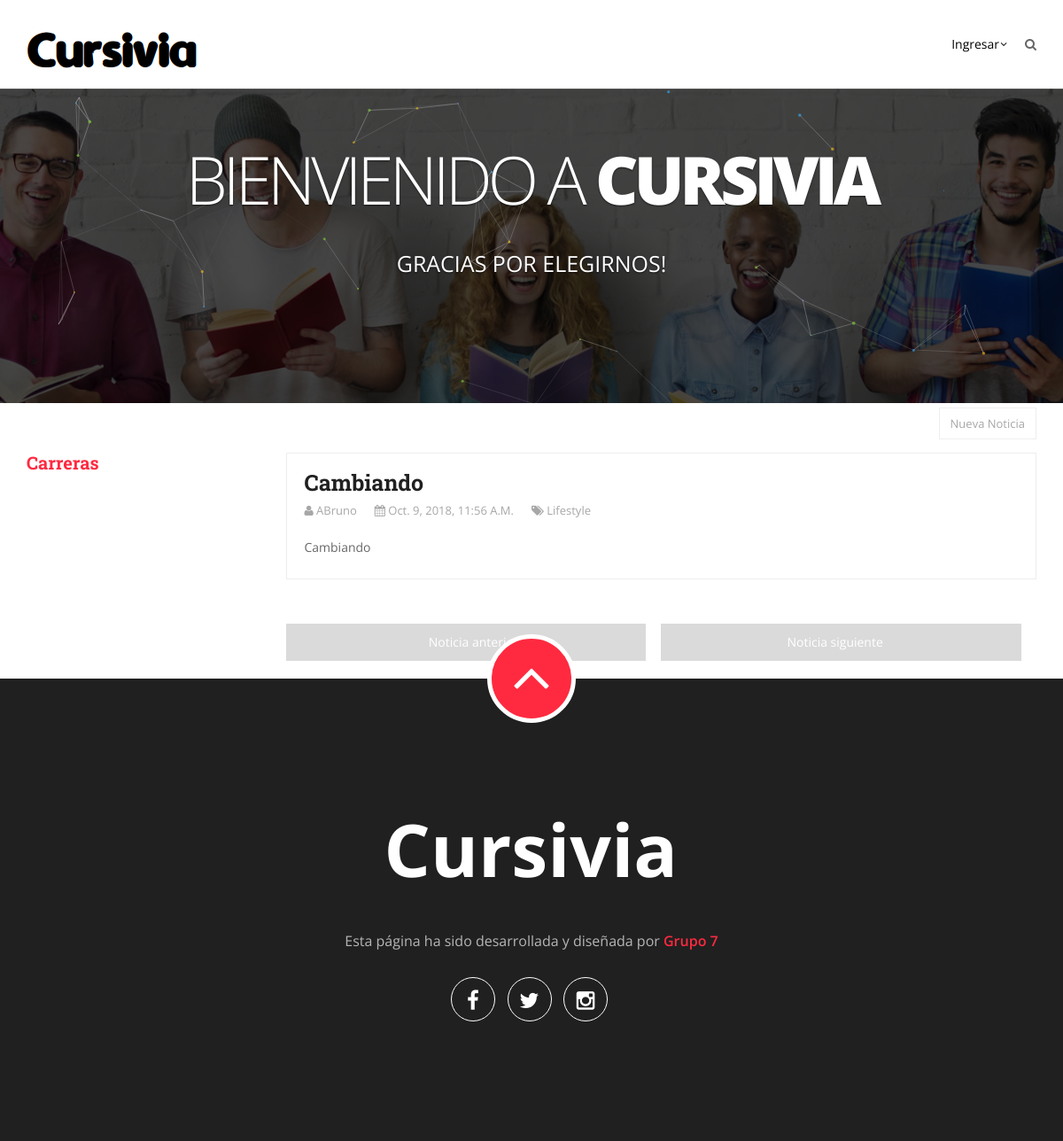
The app's page /home/noticiaD/22 with its own data.
### home/models.py (models this page shows, shortened)
class Publicacion(models.Model):
    estadosCargados = (
        ('p', 'Publicado'),
        ('b', 'Borrador'),
        ('d', 'Denunciado'),
        ('e', 'Eliminado'),
    )
    alcances = (
        ('g', 'Global'),
        ('e', 'Expecifico'),
    )
    tipoPublicacion = (
        ('n', 'Noticia'),
        ('d', 'Documentacion'),
    )
    materia = models.ForeignKey(Materia, on_delete=models.CASCADE, null=True, blank=True, default='')
    titulo = models.CharField(max_length=100)
    cuerpo = models.TextField(max_length=5000)
    usuario = models.ForeignKey(User, on_delete=models.CASCADE, null=False, blank=False)
    fecha_alta = models.DateTimeField(default=timezone.now, null=True)
    fecha_baja = models.DateTimeField(null=True, blank=True)
    tipo_publicacion =  models.CharField(max_length=1, choices=tipoPublicacion, blank=True, default='d',
                              help_text='tipo de publicacion')
    estado_publicacion = models.CharField(max_length=1, choices=estadosCargados, blank=True, default='b',
                              help_text='situacion actual de la publicacion')
    alcance = models.CharField(max_length=1, choices=alcances, blank=True, default='g',
                              help_text='alcance de la publicacion')
    def cambiar_estado_eliminado(self):
        return reverse ('noticia_delete', args=[str(self.id)])

### home/views.py (the view, shortened to what this page needs)
# urls.py: url(r'^noticiaD/(?P<pk>\d+)$', views.noticiaDetailForm.as_view(), name="publicacion-detail"),
class noticiaDetailForm(FormMixin,generic.DetailView):
    template_name='home/publicacion_detail.html'
    model = Publicacion
    form_class = formNoticia
    lista_carreras = Carrera.objects.all()
    def get_context_data(self, **kwargs):
        context = super(noticiaDetailForm, self).get_context_data(**kwargs)
        context['form'] = formNoticia(initial={'post': self.object})
        return context

### Cursivia/templates/home/publicacion_detail.html (shortened to what this page needs)
{% extends "base.html" %}
{% block sidebar %}
<div class="sidebar-wrapper">
<aside class="widget widget_categories">
  <h2 class="widget-title">Carreras</h2>
</aside>
</div>
{% endblock sidebar %}
{% block content %}
<article class="post-wrapper">
    <div class="blog-content">
        <div class="entry-header">
            <h2 class="entry-title"> {{ object.titulo }} </h2>
            <ul class="entry-meta clearfix">
                <li><span class="post-author"><a href="#"><i class="fa fa-user"></i> {{ object.usuario.username }}</a></span></li>
                <li><span class="post-date"><a href="#"><i class="fa fa-calendar"></i> {{object.fecha_alta}}</a></span></li>
                <li><span class="post-comment"><a href="#"><i class="fa fa-tags"></i> Lifestyle</a></span></li>
            </ul>
        </div>
        <div class="entry-content">
        	{{ object.cuerpo }}
        </div>
    </div>
</article>
<nav>
  <ul class="pager clearfix">
    <li><a href="#"> Noticia anterior </a></li>
    <li><a href="#">Noticia siguiente</a></li>
  </ul>
</nav>
{% endblock content %}

### records on screen
Publicacion: titulo "Cambiando", usuario.username "ABruno", fecha_alta "Oct. 9, 2018, 11:56 A.m.", cuerpo "Cambiando"
